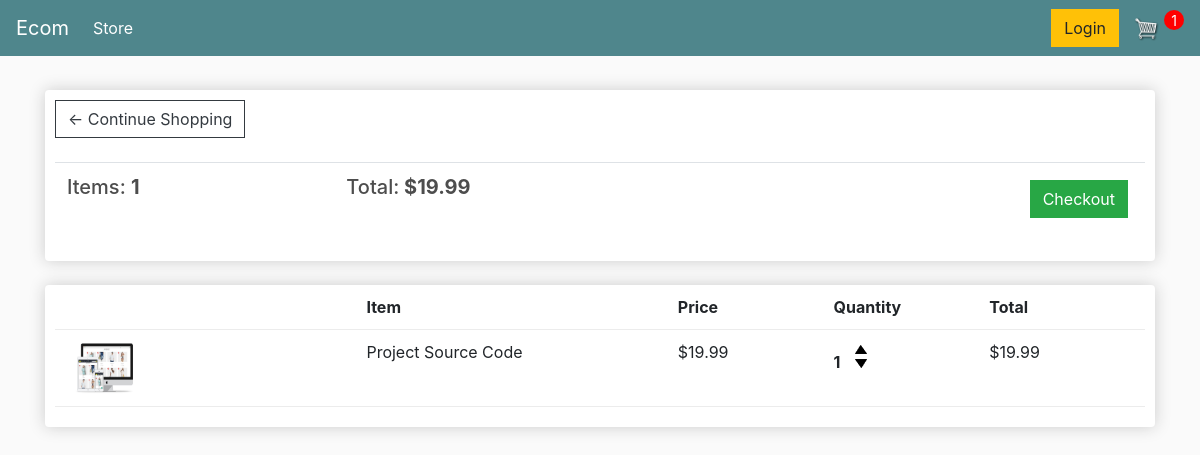
The page /cart/ (signed in) on the database as committed earlier.
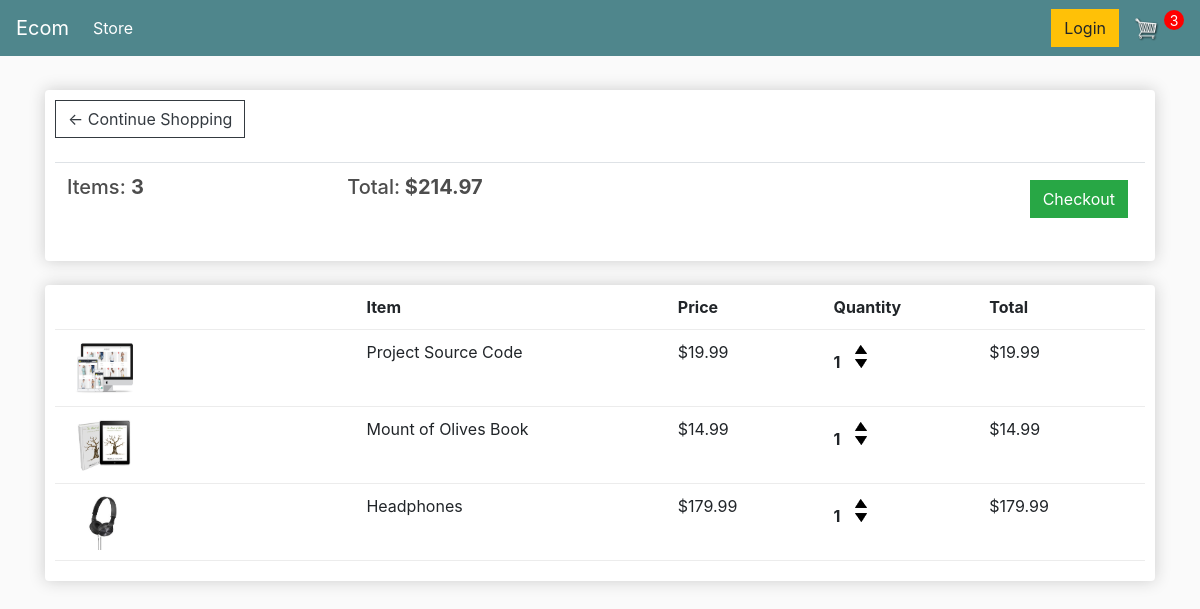
The same page on the database as committed later.
### store/models.py (models this page shows, shortened)
class Order(models.Model):
	customer = models.ForeignKey(Customer, on_delete=models.SET_NULL, null=True, blank=True)
	date_ordered = models.DateTimeField(auto_now_add=True)
	complete = models.BooleanField(default=False)
	transaction_id = models.CharField(max_length=100, null=True)
	@property
	def get_cart_total(self):
		orderitems = self.orderitem_set.all()
		total = sum([item.get_total for item in orderitems])
		return total
	@property
	def get_cart_items(self):
		orderitems = self.orderitem_set.all()
		total = sum([item.quantity for item in orderitems])
		return total

class OrderItem(models.Model):
	product = models.ForeignKey(Product, on_delete=models.SET_NULL, null=True)
	order = models.ForeignKey(Order, on_delete=models.SET_NULL, null=True)
	quantity = models.IntegerField(default=0, null=True, blank=True)
	date_added = models.DateTimeField(auto_now_add=True)
	@property
	def get_total(self):
		total = self.product.price * self.quantity
		return total

class Product(models.Model):
    name = models.CharField(max_length=200)
    price = models.FloatField()
    digital = models.BooleanField(default=False, null=True, blank=True)
    image = models.ImageField(null=True, blank=True)
    @property
    def imageURL(self):
        try:
            url = self.image.url
        except:
            url = ''
        return url

### store/views.py (the view)
# urls.py: path('cart/',views.cart ,name='cart' ),
def cart(request):
	if request.user.is_authenticated:
		customer = request.user.customer
		order, created = Order.objects.get_or_create(customer=customer, complete=False)
		items = order.orderitem_set.all()
		cartItems=order.get_cart_items
	else:
		items = []
		order = {'get_cart_total':0, 'get_cart_items':0, 'shipping':False}
		cartItems = order['get_cart_items']
	context = {'items':items, 'order':order,
		'cartItems':cartItems}
	return render(request, 'store/cart.html', context)

### store/templates/store/cart.html
{% extends 'store/main.html' %}
{% load static %}
{% block content %}
<div class="row">
    <div class="col-lg-12">
        <div class="box-element">
            <a class="btn btn-outline-dark" href="{% url 'store' %}">&#x2190; Continue Shopping</a>
            <br>
            <br>
            <table class="table">
                <tr>
                    <th>
                            <h5>Items: <strong>{{order.get_cart_items}}</strong></h5>
                    </th>
                    <th>
                        <h5>Total:<strong> ${{order.get_cart_total|floatformat:2}}</strong></h5>
                    </th>
                    <th>
                        <a style="float:right; margin:5px;" class="btn btn-success"
                            href="{% url 'checkout' %}">Checkout</a>
                    </th>
                </tr>
            </table>
        </div>
        <br>
<div class="box-element">
    <div class="cart-row">
        <div style="flex:2"></div>
        <div style="flex:2"><strong>Item</strong></div>
        <div style="flex:1"><strong>Price</strong></div>
        <div style="flex:1"><strong>Quantity</strong></div>
        <div style="flex:1"><strong>Total</strong></div>
    </div>
    {% for item in items %}
    <div class="cart-row">
        <div style="flex:2"><img class="row-image" src="{{item.product.imageURL}}"></div>
        <div style="flex:2">
            <p>{{ item.product.name }}</p>
        </div>
        <div style="flex:1">
            <p>${{ item.product.price|floatformat:2 }}</p>
        </div>
        <div style="flex:1">
            <p class="quantity">{{ item.quantity }}</p>
            <div class="quantity">
                <img data-product="{{ item.product.id }}" data-action="add" class="chg-quantity update-cart"  src="{% static  'images/arrow-up.png' %}">
                <img data-product="{{ item.product.id }}" data-action="remove" class="chg-quantity update-cart" src="{% static  'images/arrow-down.png' %}">
            </div>
        </div>
        <div style="flex:1">
            <p>${{item.get_total|floatformat:2}}</p>
        </div>
    </div>
    {% endfor %}
</div>
{% endblock content %}

### store/templates/store/main.html (shortened to what this page needs)
<!DOCTYPE html>
{% load static %}
<html>
<head>
    <link rel="stylesheet" href="https://stackpath.bootstrapcdn.com/bootstrap/4.4.1/css/bootstrap.min.css"
>
    <link rel="stylesheet" type="text/css" href="{% static 'css/main.css' %}">
</head>
<body>
    <nav class="navbar navbar-expand-lg navbar-dark bg-dark">
        <a class="navbar-brand" href="{% url 'store' %}">Ecom</a>
        <div class="collapse navbar-collapse" id="navbarSupportedContent">
            <ul class="navbar-nav mr-auto">
                <li class="nav-item active">
                    <a class="nav-link" href="{% url 'store' %}">Store <span class="sr-only">(current)</span></a>
                </li>
            </ul>
            <div class="form-inline my-2 my-lg-0">
                <a href="#" class="btn btn-warning">Login</a>
                <a href="{% url 'cart' %}">
                    <img id="cart-icon" src="{% static 'images/cart.png' %}">
                </a>
                <p id="cart-total">{{cartItems}}</p>
            </div>
        </div>
    </nav>
    <div class="container">
        <br>
        {% block content %}
        {% endblock content %}
    </div>
</body>
</html>

### static/css/main.css (style rules this page uses)
body { background-color: hsl(0, 0%, 98%); }
h1, h2, h3, h4, h5, h6 { color: hsl(0, 0%, 30%); }
.box-element { box-shadow: hsl(0, 0%, 80%) 0 0 16px; background-color: #fff; border-radius: 4px; padding: 10px; }
.bg-dark { background-color: #4f868c !important; }
#cart-icon { width: 25px; display: inline-block; margin-left: 15px; }
#cart-total { display: inline-block; text-align: center; color: #fff; background-color: red; width: 20px; height: 20px; border-radius: 50%; font-size: 14px; margin-left: 5px; }
.col-lg-4, .col-lg-6, .col-lg-8, .col-lg-12 { margin-top: 10px; }
.btn { border-radius: 0; }
.row-image { width: 100px; }
.cart-row { display: flex; align-items: flex-stretch; padding-bottom: 10px; margin-bottom: 10px; border-bottom: 1px solid #ececec; }
.quantity { display: inline-block; font-weight: 700; padding-right: 10px; }
.chg-quantity { width: 12px; cursor: pointer; display: block; margin-top: 5px; transition: .1s; }

Rows that differ between the two databases and show on the page:
computed for Order: get_cart_items "1" → "3"; get_cart_total "19.99" → "214.97"
added OrderItem: product.imageURL (picture), product.name "Mount of Olives Book", product.price "14.99", quantity "1", get_total "14.99"
added OrderItem: product.imageURL (picture), product.name "Headphones", product.price "179.99", quantity "1", get_total "179.99"
Other text that changed with them:
{{ cartItems }}: "1" → "3"
